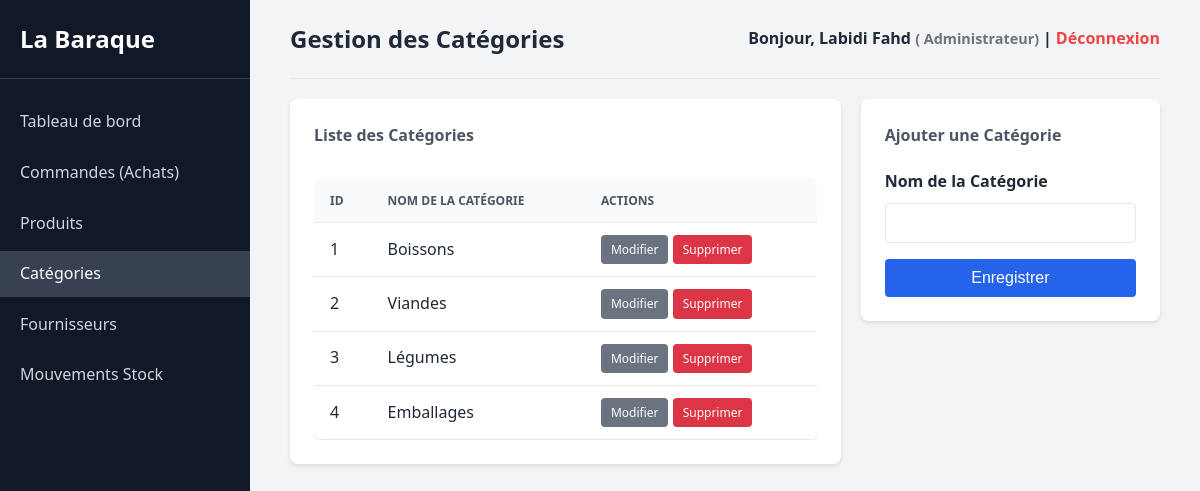
The app's page /index.php?controleur=categorie&action=index (signed in) with its own data.
### tables this page shows
CREATE TABLE IF NOT EXISTS `categ_produits` (
  `id_categ` int(11) NOT NULL AUTO_INCREMENT,
  `libelle_categ` varchar(100) NOT NULL,
  PRIMARY KEY (`id_categ`)
);

### controleurs/CategorieController.php (called while the page is built, shortened)
<?php
require_once BASE_PATH . '/modeles/Categorie.php';
class CategorieController
{
    private $categorieModel;
    public function __construct()
    {
        $this->categorieModel = new Categorie();
    }
    public function index()
    {
        $categories = $this->categorieModel->getAll();
        require_once BASE_PATH . '/vues/categories/index.php';
        require_once BASE_PATH . '/vues/layout.php';
    }
}
?>

### config/database.php (called while the page is built, shortened)
<?php
class Database
{
    private static $instance = null;
    private $conn;
    private function __construct()
    {
        try {
            $this->conn = new PDO("mysql:host=" . DB_HOST . ";dbname=" . DB_NAME . ";charset=utf8mb4", DB_USER, DB_PASS);
            $this->conn->setAttribute(PDO::ATTR_ERRMODE, PDO::ERRMODE_EXCEPTION);
            $this->conn->setAttribute(PDO::ATTR_DEFAULT_FETCH_MODE, PDO::FETCH_ASSOC);
            $this->conn->exec("SET NAMES utf8mb4");
        } catch (PDOException $e) {
            die("Erreur de connexion : " . $e->getMessage());
        }
    }
    public static function getInstance()
    {
        if (!self::$instance) {
            self::$instance = new Database();
        }
        return self::$instance;
    }
    public function getConnection()
    {
        return $this->conn;
    }
}
?>

### modeles/Model.php (called while the page is built, shortened)
<?php
require_once __DIR__ . '/../config/database.php';
abstract class Model
{
    protected $table;
    protected $db;
    public function __construct()
    {
        $this->db = Database::getInstance()->getConnection();
    }
    public function getAll()
    {
        $stmt = $this->db->prepare("SELECT * FROM {$this->table}");
        $stmt->execute();
        return $stmt->fetchAll();
    }
}
?>

### modeles/Categorie.php (called while the page is built, shortened)
<?php
require_once __DIR__ . '/Model.php';
class Categorie extends Model
{
    public function __construct()
    {
        $this->table = 'categ_produits';
    }
}
?>

### vues/categories/index.php (the view)
<div style="display: flex; gap: 20px;">
    <div class="card" style="flex: 2;">
        <h3>Liste des Catégories</h3>
        <div class="table-responsive">
            <table class="table">
                <thead>
                    <tr>
                        <th>ID</th>
                        <th>Nom de la Catégorie</th>
                        <th>Actions</th>
                    </tr>
                </thead>
                <tbody>
                    <?php if (empty($categories)): ?>
                        <tr>
                            <td colspan="3" style="text-align: center;">Aucune catégorie trouvée.</td>
                        </tr>
                    <?php else: ?>
                        <?php foreach ($categories as $c): ?>
                            <tr>
                                <td>
                                    <?= htmlspecialchars($c['id_categ']) ?>
                                </td>
                                <td>
                                    <?= htmlspecialchars($c['libelle_categ']) ?>
                                </td>
                                <td>
                                    <a href="<?= BASE_URL ?>/index.php?controleur=categorie&action=edit&id=<?= $c['id_categ'] ?>"
                                        class="btn btn-secondary"
                                        style="padding: 5px 10px; font-size: 12px; text-decoration: none; display: inline-block;">Modifier</a>
                                    <a href="<?= BASE_URL ?>/index.php?controleur=categorie&action=delete&id=<?= $c['id_categ'] ?>"
                                        class="btn btn-danger"
                                        style="padding: 5px 10px; font-size: 12px; background-color: #dc3545; color: white; border: none; text-decoration: none; display: inline-block;"
                                        onclick="return confirm('Êtes-vous sûr de vouloir supprimer cette catégorie ?');">Supprimer</a>
                                </td>
                            </tr>
                        <?php endforeach; ?>
                    <?php endif; ?>
                </tbody>
            </table>
        </div>
    </div>
    <div class="card" style="flex: 1; height: fit-content;">
        <h3>Ajouter une Catégorie</h3>
        <form action="<?= BASE_URL ?>/index.php?controleur=categorie&action=store" method="POST"
            style="margin-top: 20px;">
            <div class="form-group">
                <label for="libelle_categ">Nom de la Catégorie</label>
                <input type="text" id="libelle_categ" name="libelle_categ" class="form-control" required>
            </div>
            <button type="submit" class="btn btn-block" style="margin-top: 10px;">Enregistrer</button>
        </form>
    </div>
</div>

### assets/css/style.css (style rules this page uses)
:root { --primary-color: #2563eb; --primary-hover: #1d4ed8; --bg-color: #f3f4f6; --card-bg: #ffffff; --text-main: #1f2937; --text-muted: #4b5563; --border-color: #e5e7eb; --danger-bg: #fee2e2; --danger-text: #b91c1c; --danger-border: #f87171; }
* { box-sizing: border-box; margin: 0; padding: 0; }
body { font-family: 'Segoe UI', Tahoma, Geneva, Verdana, sans-serif; background-color: var(--bg-color); color: var(--text-main); line-height: 1.6; }
.form-group { margin-bottom: 16px; }
.form-group label { display: block; margin-bottom: 8px; font-weight: 600; }
.form-control { width: 100%; padding: 10px 12px; border: 1px solid var(--border-color); border-radius: 4px; font-size: 16px; transition: border-color 0.2s; }
.btn { display: inline-block; background-color: var(--primary-color); color: white; padding: 10px 16px; border: none; border-radius: 4px; cursor: pointer; font-size: 16px; text-decoration: none; text-align: center; transition: background-color 0.2s; }
.btn-block { display: block; width: 100%; }
.btn-secondary { background-color: #6b7280; }
.btn-danger { background-color: #ef4444; }
.table-responsive { overflow-x: auto; }
.table { width: 100%; border-collapse: collapse; margin-top: 20px; background-color: var(--card-bg); border-radius: 8px; overflow: hidden; box-shadow: 0 1px 3px rgba(0,0,0,0.1); }
.table th, .table td { padding: 12px 16px; text-align: left; border-bottom: 1px solid var(--border-color); }
.table th { background-color: #f9fafb; font-weight: 600; color: var(--text-muted); text-transform: uppercase; font-size: 12px; }
.card { background-color: var(--card-bg); padding: 24px; border-radius: 8px; box-shadow: 0 2px 4px rgba(0,0,0,0.1); }
.card h3 { margin-bottom: 10px; color: var(--text-muted); font-size: 16px; }

### records on screen
categ_produits: id_categ "1", libelle_categ "Boissons"
categ_produits: id_categ "2", libelle_categ "Viandes"
categ_produits: id_categ "3", libelle_categ "Légumes"
categ_produits: id_categ "4", libelle_categ "Emballages"

### other values on screen
$pageTitle "Gestion des Catégories"
$_SESSION['user_nom'] "Labidi Fahd"
$_SESSION['user_role'] "Administrateur"
